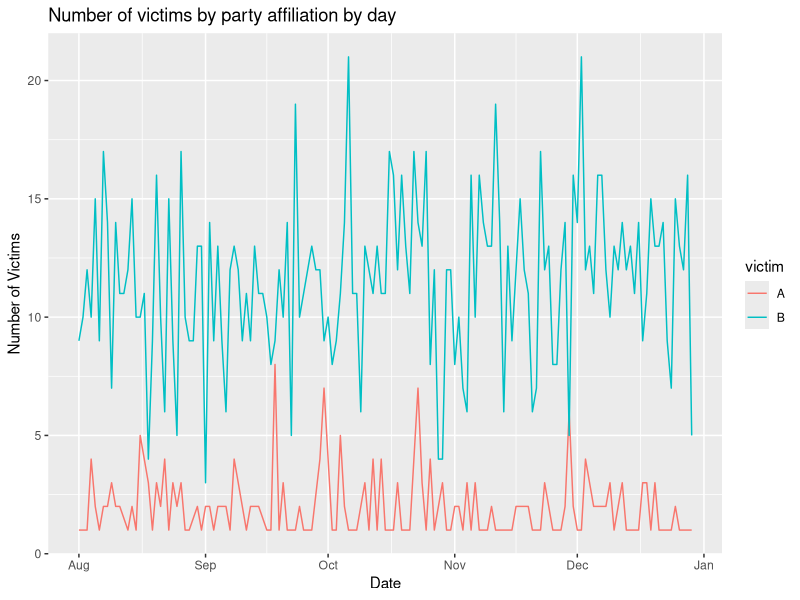
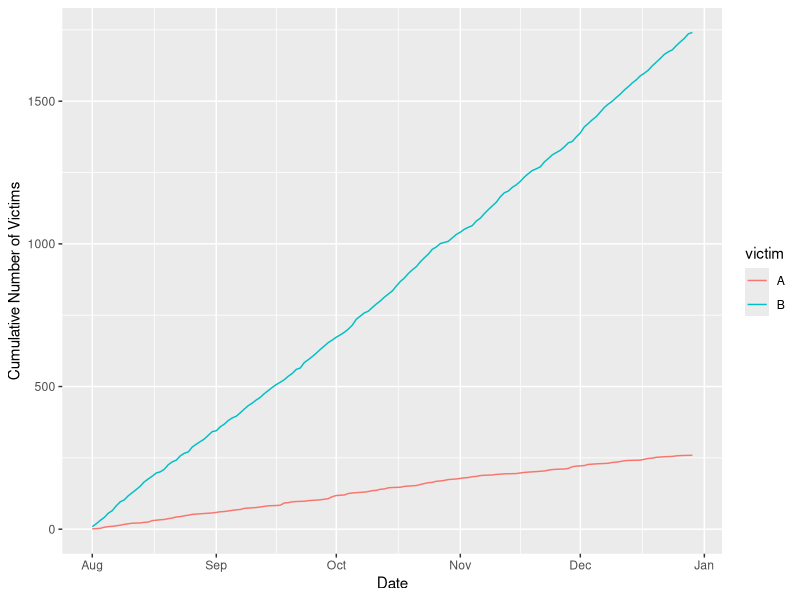

These figures' R source, in order:
## ---- chunk 1

DiagrammeR::grViz("digraph {

graph [layout = dot, rankdir = TB]

# define the global styles of the nodes. We can override these in box if we wish
node [shape = rectangle, style = filled, fillcolor = Linen, fixedsize = true, width = 2]

data1 [label = 'ড্রাফট \nআইডিয়া', shape = folder]
data2 [label = 'ড্রাফট \nআইডিয়া', shape = folder]
final_rq [label = 'আইডিয়া স্থির করা \nমেট্রিক ফিক্স করা']
hypothesis [label = 'হাইপোথিসিস \nস্টেইটমেন্ট']
data_collection [label =  'ডেটা কালেকশন']
statistical [label = 'ডেটা প্রিপ্রসেসিং \nডেটা এনালিসিস \nও ভিজুয়ালাইজেশন', height = 1, width = 2]
results [label= 'ফলাফল \nবিশ্লেষণ']
publication [label = 'ফলাফল প্রকাশ']

# edge definitions with the node IDs
{data1 data2} -> final_rq -> hypothesis -> data_collection -> statistical -> results -> publication
}")
## ---- chunk 2

DiagrammeR::grViz("digraph {

graph [layout = dot, rankdir =  TB]

# define the global styles of the nodes. We can override these in box if we wish
node [shape = rectangle, style = filled, fillcolor = Linen, fixedsize = true, width = 1]
phase1 [label = 'অটোমেশন/স্ক্রেপিং', fixedsize = true, width = 2, fillcolor = Beige]
phase2 [label = 'ম্যানুয়াল এ্যবস্ট্রাকশন: \n ডিসক্রিট ফিল্ড তৈরী', fixedsize = true, width = 2, shape = rectangle, fillcolor = Beige]

source1 [label = 'সোর্স পাতা', shape = folder]
source2 [label = '...', shape = folder]
source3 [label = 'সোর্স পাতা', shape = folder]
content [label = 'শিরোনাম, \nমূল আর্টিকেল\nURL, ইত্যাদি সংগ্রহ', width = 2, height = 1]
storage [label =  'মানুষের পড়ার উপযোগি \nফাইলে সেইভ করা, যেমন CSV', width = 3]
final_data [label= 'ফাইনাল ডেটাসেট', width = 2]
statistical [label = 'এনালিসিস \n ভিজুয়ালাইজেশন', fixedsize = true, width = 2]

# edge definitions with the node IDs
phase1 -> {source1, source2, source3} -> content -> storage 
storage -> phase2
phase2 ->  final_data
final_data -> statistical
}")


## ---- chunk 3
library(lubridate)

# If you use this seed, your results will be same as mine
# i.e., results are reproducible

set.seed(19)

# Generate sequence of dates between Aug 1 and Dec 29th, 2018

dt = ymd("2018-08-01") + days(0:150)

# Randomly sample (to replicate some dates) from this sequence

dt <- sample(dt, size = 2000, replace = TRUE)

# Generate the victim (A, B) using a given probability
# We generate three sets of data with varrying probability 
# and size

victim1 <- sample(c("A","B"), 100, replace=TRUE, prob = c(0.3,0.7))
victim2 <- sample(c("A","B"), 400, replace=TRUE, prob = c(0.2,0.8))
victim3 <- sample(c("A","B"), 1500, replace=TRUE, prob = c(0.1,0.9))

# Combining the data sets to make a single data set
victim <- c(victim1, victim2, victim3)

# Check the proportion of samples by victim type
prop.table(table(victim))

## ---- chunk 4
df = cbind.data.frame(dt, victim)
head(df, 10)
## ---- chunk 5
library(tidyverse)

df_victim <- df %>%
     group_by(dt, victim) %>%
     summarise(
          n = n()
     )

ggplot(df_victim, aes(x = dt, y = n, color = victim)) + 
     geom_line() +
     ggtitle("Number of victims by party affiliation by day") +
     xlab("Date") + ylab("Number of Victims")

## ---- chunk 6
df_cumulative <- df_victim %>%
     group_by(victim) %>%
     arrange(dt) %>%
     mutate(
          cn = cumsum(n)
     )

ggplot(data = df_cumulative, aes(x = dt, y = cn, col = victim)) + 
     ylab("Cumulative Number of Victims") +
     xlab("Date") +
     geom_line(aes(y = cn))
